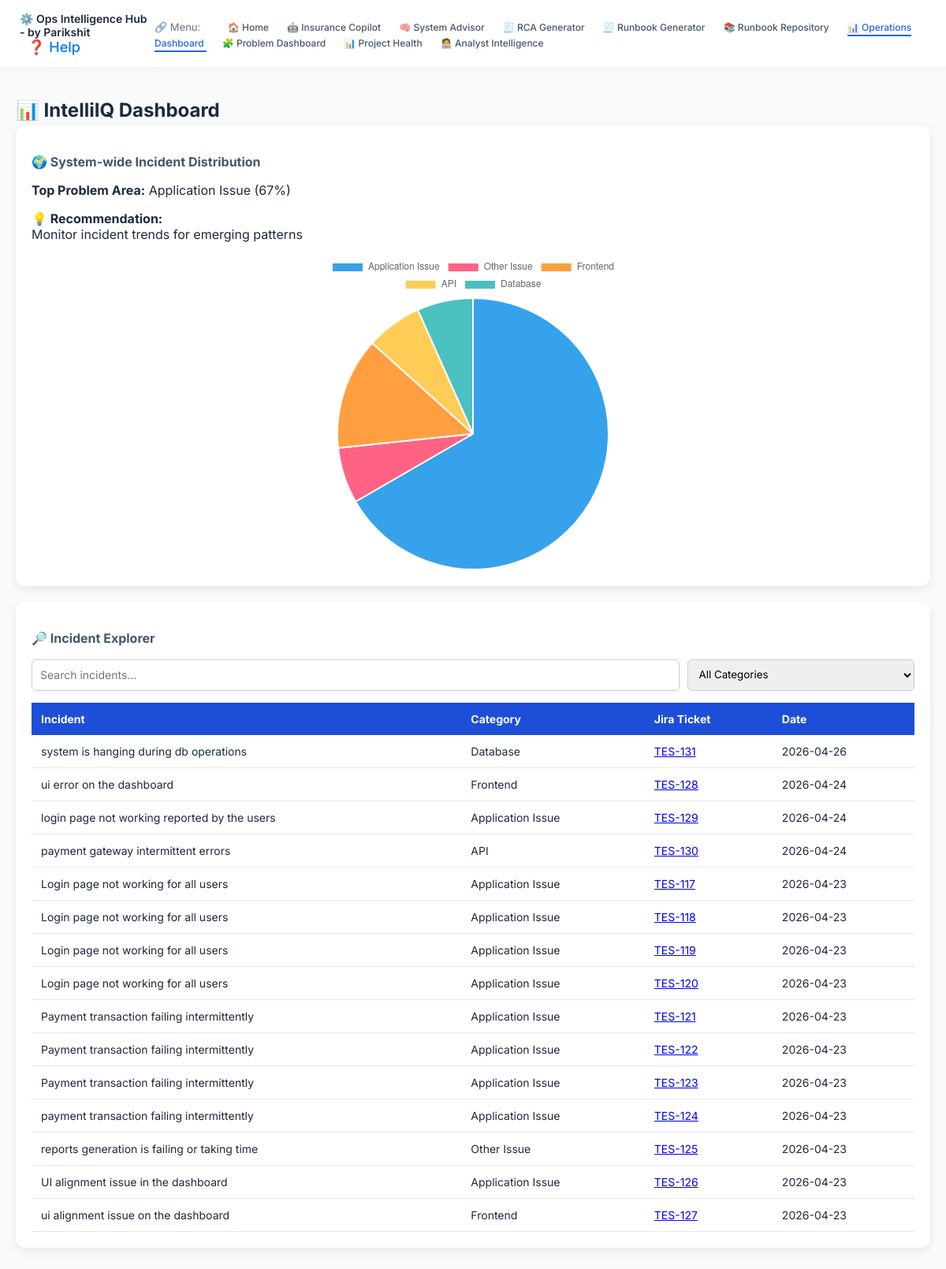
Page /dashboard on the earlier database version.
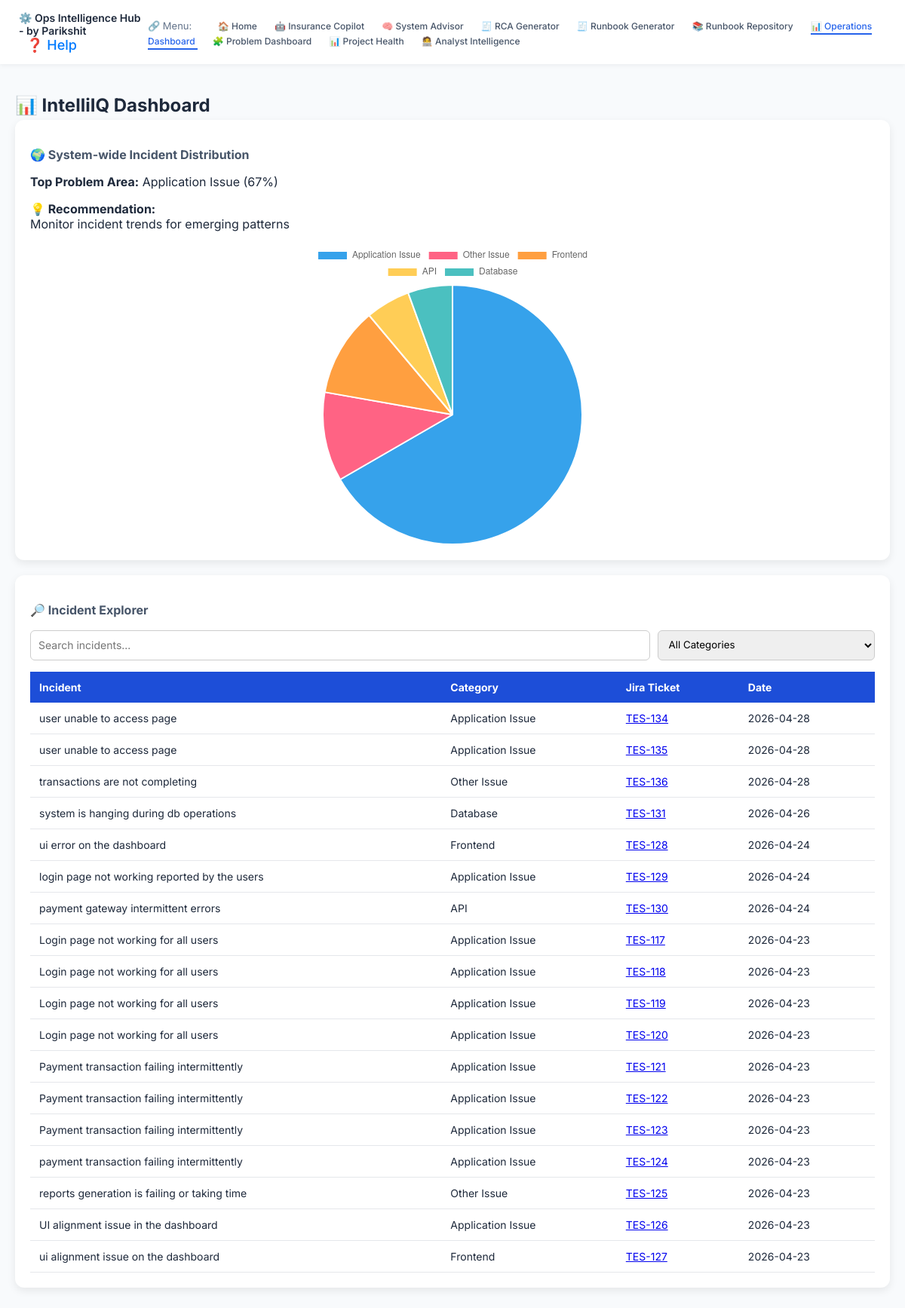
Same page on the later database version.
### tables this page shows
CREATE TABLE "knowledgeBase" (
	"KB_ID"	INTEGER NOT NULL,
	"Incident"	TEXT,
	"Solution"	TEXT,
	"Root_Cause"	TEXT,
	"Category"	TEXT,
	"Date"	TEXT,
	"Time"	TEXT,
	"Keywords"	TEXT,
	"Jira_Ticket_Id"	TEXT, problem_ticket_id TEXT, priority TEXT, due_date TEXT, environment TEXT, users_impacted TEXT, region TEXT, revenue_impact TEXT, workaround TEXT, normalized_incident TEXT, status TEXT, assigned_to TEXT, resolved_date TEXT, last_synced TEXT,
	PRIMARY KEY("KB_ID" AUTOINCREMENT)
);

### pcAnalyser.py (the view)
@app.route("/dashboard")
def dashboard():
    incidents = get_all_incidents()
    global_category_counts = get_global_category_distribution()
    valid_categories = {
        k: v
        for k, v in global_category_counts.items()
        if k not in ["Unclassified", "Others", None, ""]
    }
    if valid_categories:
        top_category = max(valid_categories, key=valid_categories.get)
        top_count = valid_categories[top_category]
        total = sum(valid_categories.values())
        top_percentage = round((top_count / total) * 100)
    else:
        top_category = None
        top_percentage = 0
    print("FINAL category counts:", global_category_counts)
    print("VALID categories:", valid_categories)
    print("TOP category:", top_category)
    print("top_category:", top_category)
    recommendation = "No recommendation available"
    if top_category == "Frontend":
        recommendation = (
            "Frontend issues dominate — review UI flows, API calls, and error handling"
        )
    elif top_category == "Database":
        recommendation = "Database issues are frequent — check queries, indexing, and connection handling"
    elif top_category == "API":
        recommendation = "Review API configuration — check timeout settings, contact 3rd party provider"
    elif top_category == "Batch":
        recommendation = (
            "Batch job failures detected — review schedulers and job dependencies"
        )
    elif top_category == "Infrastructure":
        recommendation = (
            "Infrastructure issues rising — monitor memory, CPU, and server health"
        )
    else:
        recommendation = "Monitor incident trends for emerging patterns"
    return render_template(
        "dashboard.html",
        global_category_counts=global_category_counts,
        top_category=top_category,
        top_percentage=top_percentage,
        recommendation=recommendation,
        incidents=incidents,
        active_page="dashboard",
    )

### pcAnalyser.py (called while the page is built)
def get_global_category_distribution():
    conn = sqlite3.connect(DB_NAME)
    cursor = conn.cursor()
    cursor.execute("""
        SELECT Category, normalized_incident
        FROM Knowledgebase
    """)
    rows = cursor.fetchall()
    conn.close()
    category_counts = {}
    for row in rows:
        category, normalized_incident = row
        final_category = category
        if not category or category.lower() == "unclassified":
            if normalized_incident:
                final_category = normalized_incident.replace("_", " ").title()
        category_counts[final_category] = category_counts.get(final_category, 0) + 1
    return category_counts

@app.context_processor
def inject_global_vars():
    return dict(app_owner="Parikshit")

### templates/dashboard.html (shortened to what this page needs)
{% extends "base.html" %}
{% block content %}
<h2>📊 IntelliIQ Dashboard</h2>
<div class="card">
    <h3>🌍 System-wide Incident Distribution</h3>
    {% if top_category %}
    <p>
        <strong>Top Problem Area:</strong>
        {{ top_category }} ({{ top_percentage }}%)
    </p>
    {% endif %}
    <p>
        <strong>💡 Recommendation:</strong><br>
        {{ recommendation }}
    </p>
    <div style="max-width:400px; margin:auto;">
        <canvas id="globalPieChart"></canvas>
    </div>
</div>
<div class="card">
    <h3>🔎 Incident Explorer</h3>
    <div style="display:flex; gap:10px; margin-bottom:15px;">
        <input
            type="text"
            id="searchInput"
            placeholder="Search incidents..."
            style="
            flex:3;
            padding:10px;
            border-radius:6px;
            border:1px solid #ccc;
            font-size:14px;
        "
        >
        <select id="categoryFilter"
        style="
            flex:1;
            padding:10px;
            border-radius:6px;
            border:1px solid #ccc;
        "
        >
            <option value="All">All Categories</option>
        </select>
    </div>
    <table>
        <thead>
            <tr>
                <th>Incident</th>
                <th>Category</th>
                <th>Jira Ticket</th>
                <th>Date</th>
            </tr>
        </thead>
        <tbody id="incidentTable">
            {% for row in incidents %}
            <tr>
                <td>{{ row[0] }}</td>
                <td>{{ row[1] }}</td>
                <td>
                    <a href="https://parikshit-pathak.atlassian.net/browse/{{ row[2] }}" target="_blank">
                        {{ row[2] }}
                    </a>
                </td>
                <td>{{ row[3] }}</td>
            </tr>
            {% endfor %}
        </tbody>
    </table>
</div>
<script>
const pieCtx = document.getElementById('globalPieChart');
if (pieCtx) {
    const data = {
        labels: [
            {% for key in global_category_counts.keys() %}
                "{{ key }}",
            {% endfor %}
        ],
        datasets: [{
            data: [
                {% for value in global_category_counts.values() %}
                    {{ value }},
                {% endfor %}
            ]
        }]
    };
    const hasData = data.datasets[0].data.some(v => v > 0);
    if (hasData) {
        new Chart(pieCtx, {
            type: 'pie',
            data: data,
            options: {
                responsive: true
            }
        });
    }
}
</script>
{% endblock %}

Differences in the rows shown:
added knowledgeBase: Incident "user unable to access page", Category "Application Issue", Jira_Ticket_Id "TES-134", Date "2026-04-28"
added knowledgeBase: Incident "user unable to access page", Category "Application Issue", Jira_Ticket_Id "TES-135", Date "2026-04-28"
added knowledgeBase: Incident "transactions are not completing", Category "Other Issue", Jira_Ticket_Id "TES-136", Date "2026-04-28"
Other differences:
chart data {{ value }}: 10, 1, 2, 1, 1 → 12, 2, 2, 1, 1
